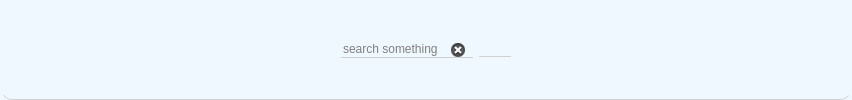
        <widget class="QWidget" name="header_widget" native="true">
         <property name="styleSheet">
          <string notr="true">background-color: #F0F8FF;
border-bottom: 1px solid #D0D0D0;
border-radius: 12px;</string>
         </property>
         <layout class="QHBoxLayout" name="horizontalLayout_3">
          <item>
           <widget class="QPushButton" name="btn_menu">
            <property name="styleSheet">
             <string notr="true">border: none;</string>
            </property>
            <property name="text">
             <string/>
            </property>
            <property name="icon">
             <iconset resource="icones.qrc">
              <normaloff>:/nav/icone/barre-de-menu.png</normaloff>:/nav/icone/barre-de-menu.png</iconset>
            </property>
            <property name="checkable">
             <bool>true</bool>
            </property>
           </widget>
          </item>
          <item>
           <spacer name="horizontalSpacer">
            <property name="orientation">
             <enum>Qt::Orientation::Horizontal</enum>
            </property>
            <property name="sizeHint" stdset="0">
             <size>
              <width>292</width>
              <height>20</height>
             </size>
            </property>
           </spacer>
          </item>
          <item>
           <layout class="QHBoxLayout" name="horizontalLayout">
            <item>
             <widget class="QLineEdit" name="lineEdit">
              <property name="styleSheet">
               <string notr="true">color:grey;</string>
              </property>
              <property name="text">
               <string>search something</string>
              </property>
              <property name="clearButtonEnabled">
               <bool>true</bool>
              </property>
             </widget>
            </item>
            <item>
             <widget class="QPushButton" name="btn_search">
              <property name="styleSheet">
               <string notr="true"/>
              </property>
              <property name="text">
               <string/>
              </property>
              <property name="icon">
               <iconset resource="icones.qrc">
                <normaloff>:/nav/icone/recherche.png</normaloff>:/nav/icone/recherche.png</iconset>
              </property>
              <property name="checkable">
               <bool>true</bool>
              </property>
             </widget>
            </item>
           </layout>
          </item>
          <item>
           <spacer name="horizontalSpacer_2">
            <property name="orientation">
             <enum>Qt::Orientation::Horizontal</enum>
            </property>
            <property name="sizeHint" stdset="0">
             <size>
              <width>292</width>
              <height>20</height>
             </size>
            </property>
           </spacer>
          </item>
          <item>
           <widget class="QPushButton" name="btn_profile">
            <property name="styleSheet">
             <string notr="true">border: none;</string>
            </property>
            <property name="text">
             <string/>
            </property>
            <property name="icon">
             <iconset resource="icones.qrc">
              <normaloff>:/nav/icone/etudiant 1.png</normaloff>:/nav/icone/etudiant 1.png</iconset>
            </property>
           </widget>
          </item>
         </layout>
        </widget>
